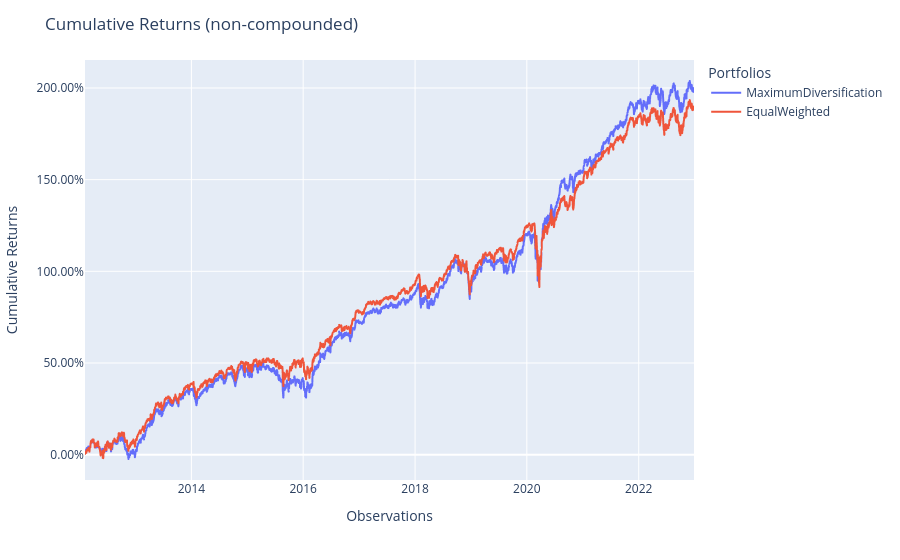

This figure's notebook cell:
### Code cell
population.plot_cumulative_returns()

### Figure 1 — Plotly figure (JSON) as saved in the notebook; plotly's stock layout.template omitted (floating-point values rounded to 4 significant figures; data arrays with more than 128 entries replaced by an {"elided": "..."} marker saying what was removed)
{"data": [{"hovertemplate": "variable=MaximumDiversification<br>index=%{x}<br>value=%{y}<extra></extra>", "legendgroup": "MaximumDiversification", "line": {"color": "#636efa", "dash": "solid"}, "marker": {"symbol": "circle"}, "mode": "lines", "name": "MaximumDiversification", "showlegend": true, "type": "scattergl", "x": {"elided": "2743 str values"}, "xaxis": "x", "y": {"elided": "2743 float values"}, "yaxis": "y"}, {"hovertemplate": "variable=EqualWeighted<br>index=%{x}<br>value=%{y}<extra></extra>", "legendgroup": "EqualWeighted", "line": {"color": "#EF553B", "dash": "solid"}, "marker": {"symbol": "circle"}, "mode": "lines", "name": "EqualWeighted", "showlegend": true, "type": "scattergl", "x": {"elided": "2743 str values"}, "xaxis": "x", "y": {"elided": "2743 float values"}, "yaxis": "y"}], "layout": {"legend": {"title": {"text": "Portfolios"}, "tracegroupgap": 0}, "margin": {"t": 60}, "title": {"text": "Cumulative Returns (non-compounded)"}, "xaxis": {"anchor": "y", "domain": [0, 1], "title": {"text": "Observations"}}, "yaxis": {"anchor": "x", "domain": [0, 1], "tickformat": ".2%", "title": {"text": "Cumulative Returns"}}}}
